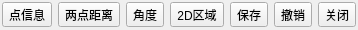
<?xml version="1.0" encoding="UTF-8"?>
<ui version="4.0">
 <class>PointPropertiesDlg</class>
 <widget class="QDialog" name="PointPropertiesDlg">
  <property name="geometry">
   <rect>
    <x>0</x>
    <y>0</y>
    <width>234</width>
    <height>30</height>
   </rect>
  </property>
  <property name="windowTitle">
   <string>点/距离/角度</string>
  </property>
  <layout class="QHBoxLayout">
   <property name="leftMargin">
    <number>2</number>
   </property>
   <property name="topMargin">
    <number>2</number>
   </property>
   <property name="rightMargin">
    <number>2</number>
   </property>
   <property name="bottomMargin">
    <number>2</number>
   </property>
   <item>
    <widget class="QToolButton" name="pointPropertiesButton">
     <property name="toolTip">
      <string comment="Display selected point properties">选择一个点并显示其信息</string>
     </property>
     <property name="statusTip">
      <string>选择一个点并显示其信息</string>
     </property>
     <property name="text">
      <string notr="true">点信息</string>
     </property>
     <property name="icon">
      <iconset resource="../icones.qrc">
       <normaloff>:/CC/images/smallPointProperties.png</normaloff>:/CC/images/smallPointProperties.png</iconset>
     </property>
    </widget>
   </item>
   <item>
    <widget class="QToolButton" name="pointPointDistanceButton">
     <property name="toolTip">
      <string comment="Compute point to point distance">选择2个点并显示段信息（长度等）</string>
     </property>
     <property name="statusTip">
      <string comment="Compute point to point distance">选择2个点并显示段信息（长度等）</string>
     </property>
     <property name="whatsThis">
      <string/>
     </property>
     <property name="text">
      <string notr="true">两点距离</string>
     </property>
     <property name="icon">
      <iconset resource="../icones.qrc">
       <normaloff>:/CC/images/smallPointDistance.png</normaloff>:/CC/images/smallPointDistance.png</iconset>
     </property>
    </widget>
   </item>
   <item>
    <widget class="QToolButton" name="pointsAngleButton">
     <property name="toolTip">
      <string>选择3个点并显示相应的三角形信息</string>
     </property>
     <property name="statusTip">
      <string>选择3个点并显示相应的三角形信息</string>
     </property>
     <property name="text">
      <string notr="true">角度</string>
     </property>
     <property name="icon">
      <iconset resource="../icones.qrc">
       <normaloff>:/CC/images/smallPointsAngle.png</normaloff>:/CC/images/smallPointsAngle.png</iconset>
     </property>
    </widget>
   </item>
   <item>
    <widget class="QToolButton" name="rectZoneToolButton">
     <property name="toolTip">
      <string>定义矩形二维标签</string>
     </property>
     <property name="statusTip">
      <string>定义矩形二维标签</string>
     </property>
     <property name="text">
      <string>2D区域</string>
     </property>
     <property name="icon">
      <iconset resource="../icones.qrc">
       <normaloff>:/CC/images/smallRectangleSelect.png</normaloff>:/CC/images/smallRectangleSelect.png</iconset>
     </property>
    </widget>
   </item>
   <item>
    <widget class="QToolButton" name="saveLabelButton">
     <property name="toolTip">
      <string>添加到当前云标签的子项</string>
     </property>
     <property name="statusTip">
      <string>添加到当前云标签的子项</string>
     </property>
     <property name="text">
      <string notr="true">保存</string>
     </property>
     <property name="icon">
      <iconset resource="../icones.qrc">
       <normaloff>:/CC/images/ccSave.png</normaloff>:/CC/images/ccSave.png</iconset>
     </property>
    </widget>
   </item>
   <item>
    <widget class="QToolButton" name="razButton">
     <property name="toolTip">
      <string>重置</string>
     </property>
     <property name="text">
      <string notr="true">撤销</string>
     </property>
     <property name="icon">
      <iconset resource="../icones.qrc">
       <normaloff>:/CC/images/smallReset.png</normaloff>:/CC/images/smallReset.png</iconset>
     </property>
    </widget>
   </item>
   <item>
    <widget class="QToolButton" name="closeButton">
     <property name="toolTip">
      <string>关闭</string>
     </property>
     <property name="text">
      <string notr="true">关闭</string>
     </property>
     <property name="icon">
      <iconset resource="../icones.qrc">
       <normaloff>:/CC/images/smallCancel.png</normaloff>:/CC/images/smallCancel.png</iconset>
     </property>
    </widget>
   </item>
  </layout>
 </widget>
 <resources>
  <include location="../icones.qrc"/>
  <include location="../icones.qrc"/>
 </resources>
 <connections/>
</ui>
